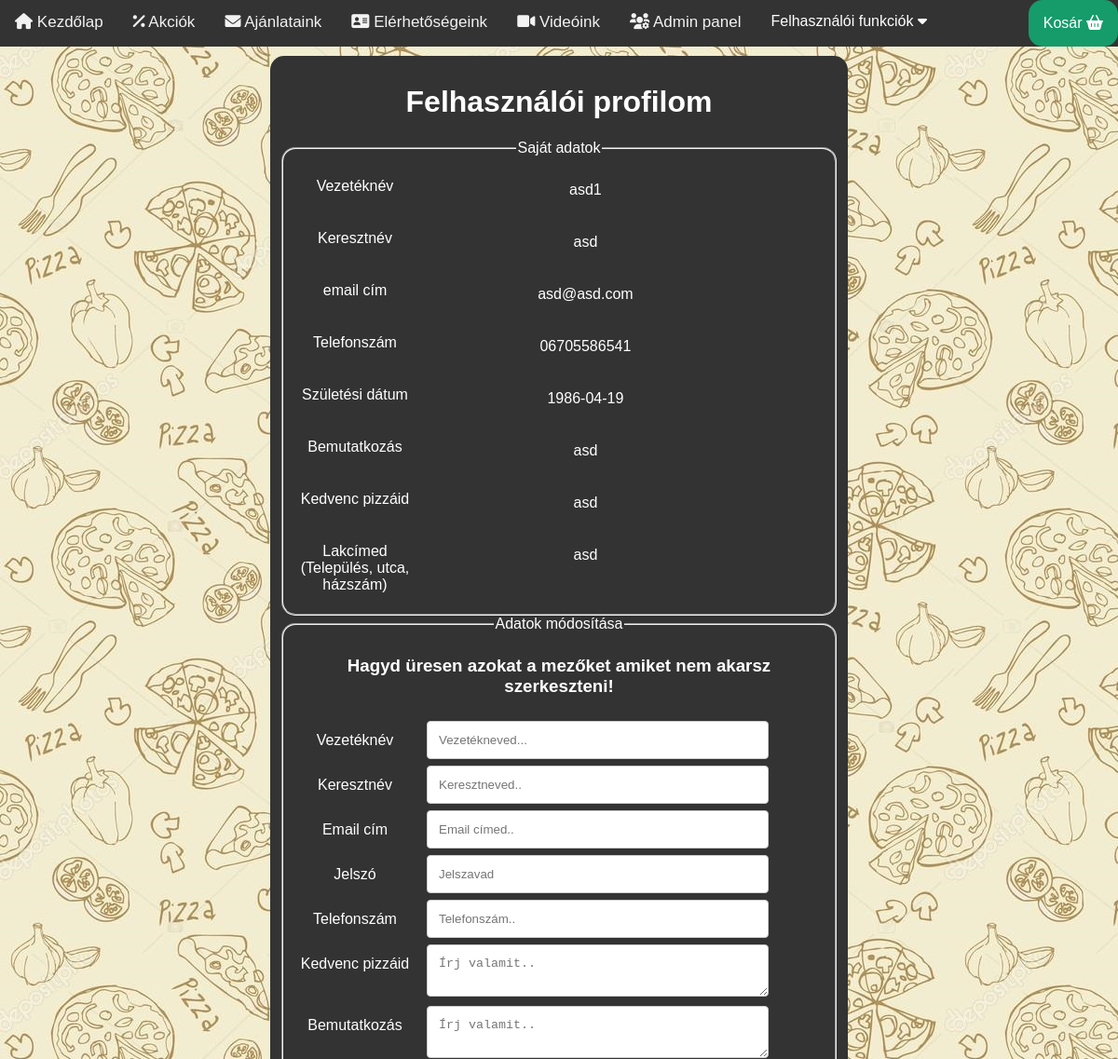
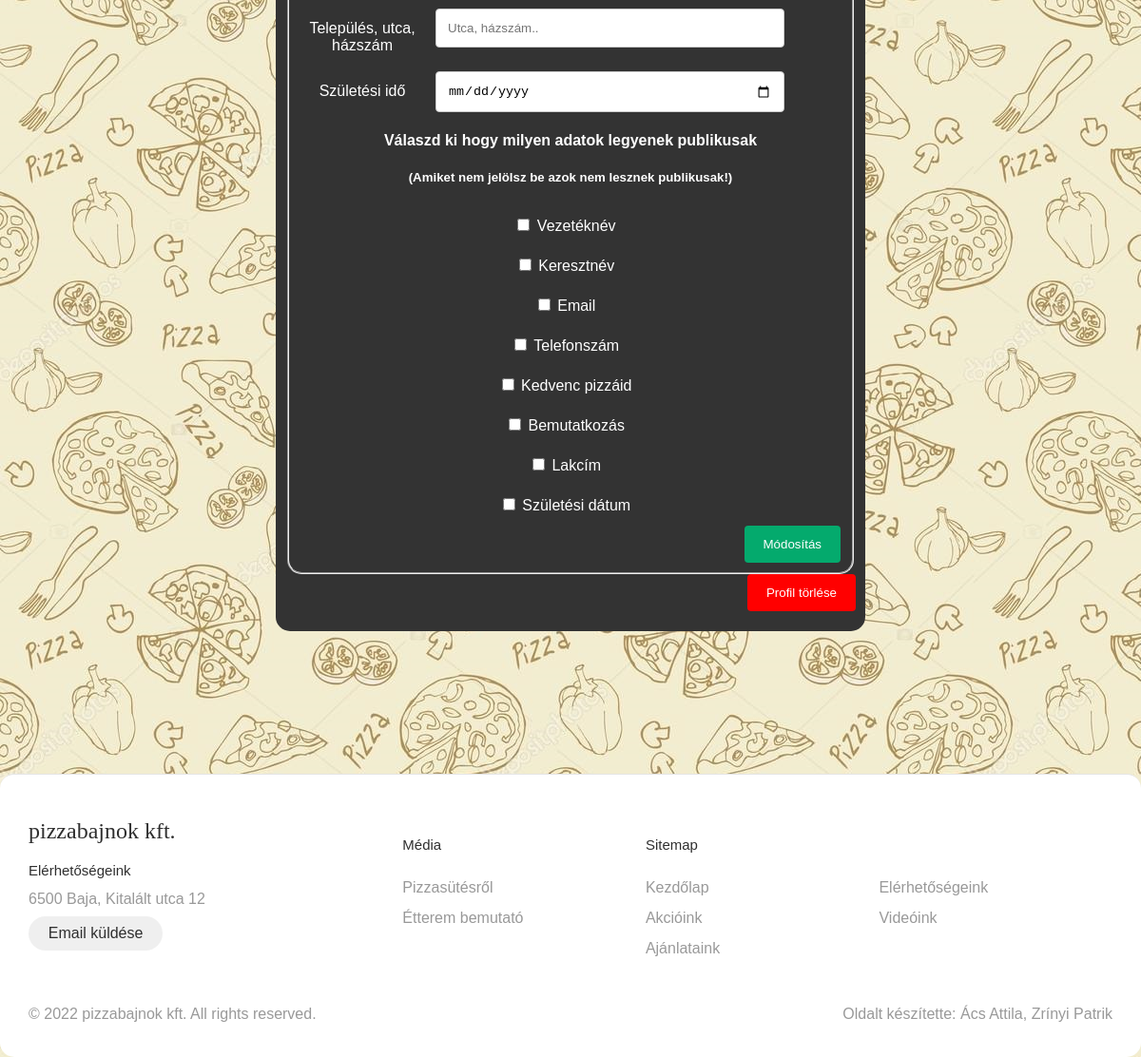
Screenshot of /pages/profil.php (signed in) with the database file from the repository (2 pictures, top to bottom).
### tables this page shows
CREATE TABLE `accounts` (
  `id` int(11) NOT NULL,
  `email` varchar(255) NOT NULL,
  `vezeteknev` varchar(255) NOT NULL,
  `keresztnev` varchar(255) NOT NULL,
  `password` varchar(255) NOT NULL,
  `birth` date NOT NULL,
  `bemutatkozas` text NOT NULL,
  `kedvenc_pizza` text NOT NULL,
  `lakcim` text NOT NULL,
  `telefonszam` varchar(11) NOT NULL,
  `admin` tinyint(1) NOT NULL DEFAULT '0',
  `blocked` tinyint(1) NOT NULL DEFAULT '0',
  `publicData` varchar(255) NOT NULL DEFAULT '[]'
);

### pages/profil.php (the view, shortened to what this page needs)
<!DOCTYPE html>
<html lang="hu">
<head>
    <link rel="stylesheet" href="https://cdnjs.cloudflare.com/ajax/libs/font-awesome/6.0.0/css/all.min.css">
    <link rel="stylesheet" href="../css/main.css">
    <link rel="stylesheet" href="../css/mindenes.css">
</head>
<body>
    <?php include("../include/navigation.php");
            include_once("../connect/connect.php");
            $stmt = $conn->prepare("SELECT * FROM `accounts`  WHERE id = :kinel");
            $stmt->execute(["kinel" => $_SESSION["uid"]]);
            $user = $stmt->fetch();
        ?>
    <main id="container">
        <h1>Felhasználói profilom</h1>
        <form action="">
            <fieldset>
                <legend>Saját adatok</legend>
                <div class="row">
                    <div class="col-25">
                        <label for="telszam">Vezetéknév</label>
                    </div>
                    <div class="col-60">
                        <p><?php print($user["vezeteknev"]); ?></p>
                    </div>
                </div>
                <div class="row">
                    <div class="col-25">
                        <label for="telszam">Keresztnév</label>
                    </div>
                    <div class="col-60">
                        <p><?php print($user["keresztnev"]); ?></p>
                    </div>
                </div>
                <div class="row">
                    <div class="col-25">
                        <label for="telszam">email cím</label>
                    </div>
                    <div class="col-60">
                        <p><?php print($user["email"]); ?></p>
                    </div>
                </div>
                <div class="row">
                    <div class="col-25">
                        <label for="telszam">Telefonszám</label>
                    </div>
                    <div class="col-60">
                        <p><?php print($user["telefonszam"]); ?></p>
                    </div>
                </div>
                <div class="row">
                    <div class="col-25">
                        <label for="telszam">Születési dátum</label>
                    </div>
                    <div class="col-60">
                        <p><?php print($user["birth"]); ?></p>
                    </div>
                </div>
                <div class="row">
                    <div class="col-25">
                        <label for="bemutatkozas">Bemutatkozás</label>
                    </div>
                    <div class="col-60">
                        <p><?php print($user["bemutatkozas"]); ?></p>
                    </div>
                </div>
                <div class="row">
                    <div class="col-25">
                        <label for="kedvpizza">Kedvenc pizzáid</label>
                    </div>
                    <div class="col-60">
                        <p><?php print($user["kedvenc_pizza"]); ?></p>
                    </div>
                </div>
                <div class="row">
                    <div class="col-25">
                        <label for="lakcim">Lakcímed (Település, utca, házszám)</label>
                    </div>
                    <div class="col-60">
                        <p><?php print($user["lakcim"]); ?></p>
                    </div>
                </div>
            </fieldset>
        </form>
        <form action="profil.php" method="POST">
            <fieldset>
                <legend>Adatok módosítása</legend>
                <h3>Hagyd üresen azokat a mezőket amiket nem akarsz szerkeszteni!</h3>
                <div class="row">
                    <div class="col-25">
                        <label for="vnev">Vezetéknév</label>
                    </div>
                    <div class="col-60">
                        <input type="text" id="vnev" name="vnev" placeholder="Vezetékneved...">
                    </div>
                </div>
                <div class="row">
                    <div class="col-25">
                        <label for="knev">Keresztnév</label>
                    </div>
                    <div class="col-60">
                        <input type="text" id="knev" name="knev" placeholder="Keresztneved..">
                    </div>
                </div>
                <div class="row">
                    <div class="col-25">
                        <label for="email">Email cím</label>
                    </div>
                    <div class="col-60">
                        <input type="email" id="email" name="email" placeholder="Email címed..">
                    </div>
                </div>
                <div class="row">
                    <div class="col-25">
                        <label for="password">Jelszó</label>
                    </div>
                    <div class="col-60">
                        <input type="password" id="password" name="password" placeholder="Jelszavad">
                    </div>
                </div>
                <div class="row">
                    <div class="col-25">
                        <label for="telszam">Telefonszám</label>
                    </div>
                    <div class="col-60">
                        <input type="tel" id="telszam" name="telszam" placeholder="Telefonszám..">
                    </div>
                </div>
                <div class="row">
                    <div class="col-25">
                        <label for="kedvpizza">Kedvenc pizzáid</label>
                    </div>
                    <div class="col-60">
                        <textarea id="kedvpizza" name="kedvpizza" placeholder="Írj valamit.."></textarea>
                    </div>
                </div>
                <div class="row">
                    <div class="col-25">
                        <label for="bemutatkozas">Bemutatkozás</label>
                    </div>
                    <div class="col-60">
                        <textarea id="bemutatkozas" name="bemutatkozas" placeholder="Írj valamit.."></textarea>
                    </div>
                </div>
                <div class="row">
                    <div class="col-25">
                        <label for="lakcim">Település, utca, házszám</label>
                    </div>
                    <div class="col-60">
                        <input type="text" id="lakcim" name="lakcim" placeholder="Utca, házszám..">
                    </div>
                </div>
                <div class="row">
                    <div class="col-25">
                        <label for="birth">Születési idő</label>
                    </div>
                    <div class="col-60">
                        <input type="date" id="birth" name="szulido" placeholder="Írj valamit..">
                    </div>
                </div>
                <div class="row">
                    <h4>Válaszd ki hogy milyen adatok legyenek publikusak</h4>
                    <h5>(Amiket nem jelölsz be azok nem lesznek publikusak!)</h5>
                </div>
                <div class="row">
                    <input type="checkbox" id="vnevCheck" name="vnevCheck">
                    <label for="vnevCheck"> Vezetéknév</label>
                    <br>
                    <input type="checkbox" id="knevCheck" name="knevCheck">
                    <label for="knevCheck"> Keresztnév</label>
                    <br>
                    <input type="checkbox" id="emailCheck" name="emailCheck">
                    <label for="emailCheck"> Email</label>
                    <br>
                    <input type="checkbox" id="telszamCheck" name="telszamCheck">
                    <label for="telszamCheck"> Telefonszám</label>
                    <br>
                    <input type="checkbox" id="kedvpizzaCheck" name="kedvpizzaCheck">
                    <label for="kedvpizzaCheck"> Kedvenc pizzáid</label>
                    <br>
                    <input type="checkbox" id="bemutatkozasCheck" name="bemutatkozasCheck">
                    <label for="bemutatkozasCheck"> Bemutatkozás</label>
                    <br>
                    <input type="checkbox" id="lakcimCheck" name="lakcimCheck">
                    <label for="lakcimCheck"> Lakcím</label>
                    <br>
                    <input type="checkbox" id="szuletesiCheck" name="szuletesiCheck">
                    <label for="szuletesiCheck"> Születési dátum</label>
                </div>
                <div class="row">
                <input type="submit" value="Módosítás">
                </div>
            </fieldset>
        </form>
        <form action="profil.php" method="POST" style="padding-bottom: 50px">
            <input type="submit" style="background-color:red;" value="Profil törlése">
        </form>
    </main>
</body>
</html>

### css/main.css (style rules this page uses)
* { border-radius: 15px; }
body { background-image: url("../img/hatter.jpg"); background-repeat: repeat-x; }
main { margin: auto; margin-top: 50px; width: 85%; padding: 10px; text-align: center; }
footer { margin-top: 150px; display: flex; flex-flow: row wrap; padding: 30px 30px 20px 30px; color: #2f2f2f; background-color: #fff; border-top: 1px solid #e5e5e5; }
footer>* { flex: 1 100%; }
.footer__addr { margin-right: 1.25em; margin-bottom: 2em; }
.footer__logo { font-family: 'Pacifico', cursive; font-weight: 400; text-transform: lowercase; font-size: 1.5rem; }
.footer__addr h2 { margin-top: 1.3em; font-size: 15px; font-weight: 400; }
.nav__title { font-weight: 400; font-size: 15px; }
footer address { font-style: normal; color: #999; }
.footer__btn { display: flex; align-items: center; justify-content: center; height: 36px; max-width: max-content; background-color: rgb(33, 33, 33, 0.07); border-radius: 100px; color: #2f2f2f; line-height: 0; margin: 0.6em 0; font-size: 1rem; padding: 0 1.3em; }
footer ul { list-style: none; padding-left: 0; }
footer li { line-height: 2em; }
footer a { text-decoration: none; }
.footer__nav { display: flex; flex-flow: row wrap; }
.footer__nav>* { flex: 1 50%; margin-right: 1.25em; }
.nav__ul a { color: #999; }
.nav__ul--extra { column-count: 2; column-gap: 1.25em; }
.legal { display: flex; flex-wrap: wrap; color: #999; }
.legal__links { display: flex; align-items: center; }
@media screen and (min-width: 24.375em) { .legal .legal__links { margin-left: auto; } }
@media screen and (min-width: 700px) { .footer__nav>* { flex: 1; } }
@media screen and (min-width: 700px) { .nav__item--extra { flex-grow: 2; } }
@media screen and (min-width: 700px) { .footer__addr { flex: 1 0px; } }
@media screen and (min-width: 700px) { .footer__nav { flex: 2 0px; } }

### css/mindenes.css (style rules this page uses)
main { width: 50%; background-color: #333; margin-top: 5%; color: white; }
input[type=text], input[type=tel], input[type=number], input[type=email], input[type=password], input[type=date], select, textarea { width: 100%; padding: 12px; border: 1px solid #ccc; border-radius: 4px; resize: vertical; }
label { padding: 12px 12px 12px 0; display: inline-block; }
input[type=submit] { background-color: #04AA6D; color: white; padding: 12px 20px; border: none; border-radius: 4px; cursor: pointer; float: right; }
.col-25 { float: left; width: 25%; margin-top: 6px; }
.col-60 { float: left; width: 60%; margin-top: 6px; }
.row:after { content: ""; display: table; clear: both; }

### include/navigation.php (style rules this page uses)
body { margin: 0; font-family: Arial, Helvetica, sans-serif; }

### rows the page displays
accounts: vezeteknev "asd1", keresztnev "asd", email "asd@asd.com", telefonszam "06705586541", birth "1986-04-19", bemutatkozas "asd", kedvenc_pizza "asd", lakcim "asd"
